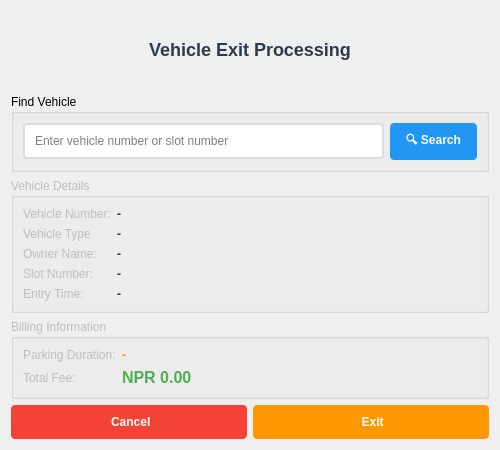
<?xml version="1.0" encoding="UTF-8"?>
<ui version="4.0">
<class>ProcessExitDialog</class>
<widget class="QDialog" name="ProcessExitDialog">
  <property name="geometry">
   <rect>
    <x>0</x>
    <y>0</y>
    <width>500</width>
    <height>450</height>
   </rect>
  </property>
  <property name="windowTitle">
   <string>🚪 Process Vehicle Exit</string>
  </property>
  <property name="modal">
   <bool>true</bool>
  </property>
  <layout class="QVBoxLayout" name="mainLayout">
   <item>
    <widget class="QLabel" name="titleLabel">
     <property name="styleSheet">
      <string notr="true">font-size: 18px; font-weight: bold; color: #2e3b4e; padding: 10px;</string>
     </property>
     <property name="text">
      <string>Vehicle Exit Processing</string>
     </property>
     <property name="alignment">
      <set>Qt::AlignmentFlag::AlignCenter</set>
     </property>
    </widget>
   </item>
   <item>
    <widget class="QGroupBox" name="searchGroup">
     <property name="title">
      <string>Find Vehicle</string>
     </property>
     <layout class="QHBoxLayout" name="searchLayout">
      <item>
       <widget class="QLineEdit" name="searchEdit">
        <property name="styleSheet">
         <string notr="true">padding: 8px; border: 2px solid #ddd; border-radius: 4px;</string>
        </property>
        <property name="placeholderText">
         <string>Enter vehicle number or slot number</string>
        </property>
       </widget>
      </item>
      <item>
       <widget class="QPushButton" name="searchButton">
        <property name="styleSheet">
         <string notr="true">padding: 8px 16px; font-weight: bold; background-color: #2196f3; color: white; border-radius: 4px;</string>
        </property>
        <property name="text">
         <string>🔍 Search</string>
        </property>
       </widget>
      </item>
     </layout>
    </widget>
   </item>
   <item>
    <widget class="QGroupBox" name="vehicleInfoGroup">
     <property name="enabled">
      <bool>false</bool>
     </property>
     <property name="title">
      <string>Vehicle Details</string>
     </property>
     <layout class="QFormLayout" name="infoLayout">
      <item row="0" column="0">
       <widget class="QLabel" name="vehicleNoDisplayLabel">
        <property name="text">
         <string>Vehicle Number:</string>
        </property>
       </widget>
      </item>
      <item row="0" column="1">
       <widget class="QLabel" name="vehicleNoDisplay">
        <property name="styleSheet">
         <string notr="true">font-weight: bold; color: #2e3b4e;</string>
        </property>
        <property name="text">
         <string>-</string>
        </property>
       </widget>
      </item>
      <item row="1" column="0">
       <widget class="QLabel" name="vehicleTypeDisplayLabel">
        <property name="text">
         <string>Vehicle Type</string>
        </property>
       </widget>
      </item>
      <item row="1" column="1">
       <widget class="QLabel" name="vehicleTypeDisplay">
        <property name="styleSheet">
         <string notr="true">font-weight: bold; color: #2e3b4e;</string>
        </property>
        <property name="text">
         <string>-</string>
        </property>
       </widget>
      </item>
      <item row="2" column="0">
       <widget class="QLabel" name="ownerDisplayLabel">
        <property name="text">
         <string>Owner Name:</string>
        </property>
       </widget>
      </item>
      <item row="2" column="1">
       <widget class="QLabel" name="ownerDisplay">
        <property name="styleSheet">
         <string notr="true">font-weight: bold; color: #2e3b4e;</string>
        </property>
        <property name="text">
         <string>-</string>
        </property>
       </widget>
      </item>
      <item row="3" column="1">
       <widget class="QLabel" name="slotDisplay">
        <property name="styleSheet">
         <string notr="true">font-weight: bold; color: #2e3b4e;</string>
        </property>
        <property name="text">
         <string>-</string>
        </property>
       </widget>
      </item>
      <item row="4" column="0">
       <widget class="QLabel" name="entryTimeDisplayLabel">
        <property name="text">
         <string>Entry Time:</string>
        </property>
       </widget>
      </item>
      <item row="4" column="1">
       <widget class="QLabel" name="entryTimeDisplay">
        <property name="styleSheet">
         <string notr="true">font-weight: bold; color: #2e3b4e;</string>
        </property>
        <property name="text">
         <string>-</string>
        </property>
       </widget>
      </item>
      <item row="3" column="0">
       <widget class="QLabel" name="slotDisplayLabel">
        <property name="text">
         <string>Slot Number:</string>
        </property>
       </widget>
      </item>
     </layout>
    </widget>
   </item>
   <item>
    <widget class="QGroupBox" name="billingGroup">
     <property name="enabled">
      <bool>false</bool>
     </property>
     <property name="title">
      <string>Billing Information</string>
     </property>
     <layout class="QFormLayout" name="billingLayout">
      <item row="0" column="0">
       <widget class="QLabel" name="durationLabel">
        <property name="text">
         <string>Parking Duration:</string>
        </property>
       </widget>
      </item>
      <item row="0" column="1">
       <widget class="QLabel" name="durationDisplay">
        <property name="styleSheet">
         <string notr="true">font-weight: bold; color: #ff9800;</string>
        </property>
        <property name="text">
         <string>-</string>
        </property>
       </widget>
      </item>
      <item row="1" column="0">
       <widget class="QLabel" name="totalFeeLabel">
        <property name="text">
         <string>Total Fee:</string>
        </property>
       </widget>
      </item>
      <item row="1" column="1">
       <widget class="QLabel" name="totalFeeDisplay">
        <property name="styleSheet">
         <string notr="true">font-size: 16px; font-weight: bold; color: #4caf50;</string>
        </property>
        <property name="text">
         <string>NPR 0.00</string>
        </property>
       </widget>
      </item>
     </layout>
    </widget>
   </item>
   <item>
    <layout class="QHBoxLayout" name="buttonLayout">
     <item>
      <widget class="QPushButton" name="cancelButton">
       <property name="styleSheet">
        <string notr="true">padding: 10px 20px; font-weight: bold; background-color: #f44336; color: white; border-radius: 4px;</string>
       </property>
       <property name="text">
        <string> Cancel</string>
       </property>
      </widget>
     </item>
     <item>
      <widget class="QPushButton" name="processExitButton">
       <property name="enabled">
        <bool>false</bool>
       </property>
       <property name="styleSheet">
        <string notr="true">padding: 10px 20px; font-weight: bold; background-color: #ff9800; color: white; border-radius: 4px;</string>
       </property>
       <property name="text">
        <string> Exit</string>
       </property>
      </widget>
     </item>
    </layout>
   </item>
  </layout>
 </widget>
 <resources/>
 <connections/>
</ui>
